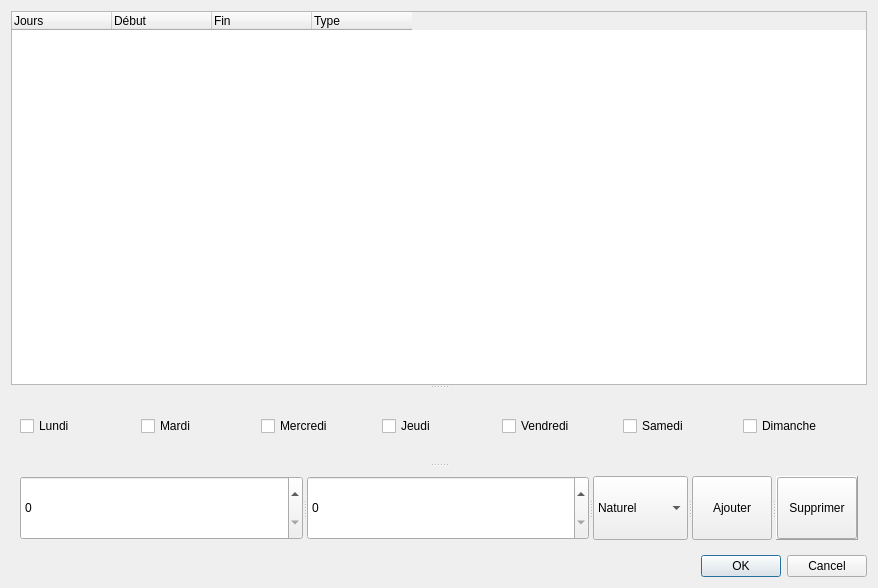
<?xml version="1.0" encoding="UTF-8"?>
<ui version="4.0">
 <class>Dialog</class>
 <widget class="QDialog" name="Dialog">
  <property name="geometry">
   <rect>
    <x>0</x>
    <y>0</y>
    <width>878</width>
    <height>588</height>
   </rect>
  </property>
  <property name="windowTitle">
   <string>Dialog</string>
  </property>
  <layout class="QGridLayout" name="gridLayout_3">
   <item row="0" column="0">
    <widget class="QSplitter" name="splitter">
     <property name="orientation">
      <enum>Qt::Orientation::Vertical</enum>
     </property>
     <widget class="QTreeWidget" name="treeWidget">
      <property name="uniformRowHeights">
       <bool>true</bool>
      </property>
      <property name="sortingEnabled">
       <bool>false</bool>
      </property>
      <property name="animated">
       <bool>false</bool>
      </property>
      <property name="allColumnsShowFocus">
       <bool>false</bool>
      </property>
      <attribute name="headerVisible">
       <bool>true</bool>
      </attribute>
      <attribute name="headerCascadingSectionResizes">
       <bool>false</bool>
      </attribute>
      <attribute name="headerHighlightSections">
       <bool>false</bool>
      </attribute>
      <attribute name="headerShowSortIndicator" stdset="0">
       <bool>false</bool>
      </attribute>
      <attribute name="headerStretchLastSection">
       <bool>false</bool>
      </attribute>
      <column>
       <property name="text">
        <string>Jours</string>
       </property>
      </column>
      <column>
       <property name="text">
        <string>Début</string>
       </property>
      </column>
      <column>
       <property name="text">
        <string>Fin</string>
       </property>
      </column>
      <column>
       <property name="text">
        <string>Type</string>
       </property>
      </column>
     </widget>
     <widget class="QFrame" name="frame_2">
      <property name="frameShape">
       <enum>QFrame::Shape::NoFrame</enum>
      </property>
      <property name="frameShadow">
       <enum>QFrame::Shadow::Raised</enum>
      </property>
      <layout class="QGridLayout" name="gridLayout_2">
       <item row="0" column="0">
        <layout class="QHBoxLayout" name="horizontalLayout_2">
         <item>
          <widget class="QCheckBox" name="mon">
           <property name="text">
            <string>Lundi</string>
           </property>
          </widget>
         </item>
         <item>
          <widget class="QCheckBox" name="tue">
           <property name="text">
            <string>Mardi</string>
           </property>
          </widget>
         </item>
         <item>
          <widget class="QCheckBox" name="wed">
           <property name="text">
            <string>Mercredi</string>
           </property>
          </widget>
         </item>
         <item>
          <widget class="QCheckBox" name="thu">
           <property name="text">
            <string>Jeudi</string>
           </property>
          </widget>
         </item>
         <item>
          <widget class="QCheckBox" name="fri">
           <property name="text">
            <string>Vendredi</string>
           </property>
          </widget>
         </item>
         <item>
          <widget class="QCheckBox" name="sat">
           <property name="text">
            <string>Samedi</string>
           </property>
          </widget>
         </item>
         <item>
          <widget class="QCheckBox" name="sun">
           <property name="text">
            <string>Dimanche</string>
           </property>
          </widget>
         </item>
        </layout>
       </item>
      </layout>
     </widget>
     <widget class="QFrame" name="frame">
      <property name="frameShape">
       <enum>QFrame::Shape::NoFrame</enum>
      </property>
      <property name="frameShadow">
       <enum>QFrame::Shadow::Raised</enum>
      </property>
      <layout class="QGridLayout" name="gridLayout">
       <item row="0" column="0">
        <widget class="QSplitter" name="splitter_2">
         <property name="orientation">
          <enum>Qt::Orientation::Horizontal</enum>
         </property>
         <widget class="QSpinBox" name="start">
          <property name="sizePolicy">
           <sizepolicy hsizetype="Preferred" vsizetype="Preferred">
            <horstretch>1</horstretch>
            <verstretch>1</verstretch>
           </sizepolicy>
          </property>
          <property name="maximum">
           <number>24</number>
          </property>
         </widget>
         <widget class="QSpinBox" name="end">
          <property name="sizePolicy">
           <sizepolicy hsizetype="Preferred" vsizetype="Preferred">
            <horstretch>1</horstretch>
            <verstretch>1</verstretch>
           </sizepolicy>
          </property>
          <property name="maximum">
           <number>24</number>
          </property>
         </widget>
         <widget class="QComboBox" name="type_combo">
          <property name="sizePolicy">
           <sizepolicy hsizetype="Preferred" vsizetype="Preferred">
            <horstretch>0</horstretch>
            <verstretch>0</verstretch>
           </sizepolicy>
          </property>
          <property name="currentIndex">
           <number>0</number>
          </property>
          <property name="modelColumn">
           <number>0</number>
          </property>
          <item>
           <property name="text">
            <string>Naturel</string>
           </property>
          </item>
          <item>
           <property name="text">
            <string>Synthétique</string>
           </property>
          </item>
         </widget>
         <widget class="QPushButton" name="add">
          <property name="text">
           <string>Ajouter</string>
          </property>
         </widget>
         <widget class="QFrame" name="frame_3">
          <property name="frameShape">
           <enum>QFrame::Shape::Panel</enum>
          </property>
          <property name="frameShadow">
           <enum>QFrame::Shadow::Raised</enum>
          </property>
          <property name="lineWidth">
           <number>1</number>
          </property>
          <layout class="QGridLayout" name="gridLayout_4">
           <property name="leftMargin">
            <number>0</number>
           </property>
           <property name="topMargin">
            <number>0</number>
           </property>
           <property name="rightMargin">
            <number>0</number>
           </property>
           <property name="bottomMargin">
            <number>0</number>
           </property>
           <item row="0" column="0">
            <widget class="QPushButton" name="del">
             <property name="sizePolicy">
              <sizepolicy hsizetype="Expanding" vsizetype="Expanding">
               <horstretch>0</horstretch>
               <verstretch>0</verstretch>
              </sizepolicy>
             </property>
             <property name="text">
              <string>Supprimer</string>
             </property>
            </widget>
           </item>
          </layout>
         </widget>
        </widget>
       </item>
      </layout>
     </widget>
    </widget>
   </item>
   <item row="1" column="0">
    <widget class="QDialogButtonBox" name="buttonBox">
     <property name="orientation">
      <enum>Qt::Orientation::Horizontal</enum>
     </property>
     <property name="standardButtons">
      <set>QDialogButtonBox::StandardButton::Cancel|QDialogButtonBox::StandardButton::Ok</set>
     </property>
    </widget>
   </item>
  </layout>
 </widget>
 <resources/>
 <connections>
  <connection>
   <sender>buttonBox</sender>
   <signal>accepted()</signal>
   <receiver>Dialog</receiver>
   <slot>accept()</slot>
   <hints>
    <hint type="sourcelabel">
     <x>248</x>
     <y>254</y>
    </hint>
    <hint type="destinationlabel">
     <x>157</x>
     <y>274</y>
    </hint>
   </hints>
  </connection>
  <connection>
   <sender>buttonBox</sender>
   <signal>rejected()</signal>
   <receiver>Dialog</receiver>
   <slot>reject()</slot>
   <hints>
    <hint type="sourcelabel">
     <x>316</x>
     <y>260</y>
    </hint>
    <hint type="destinationlabel">
     <x>286</x>
     <y>274</y>
    </hint>
   </hints>
  </connection>
 </connections>
</ui>
